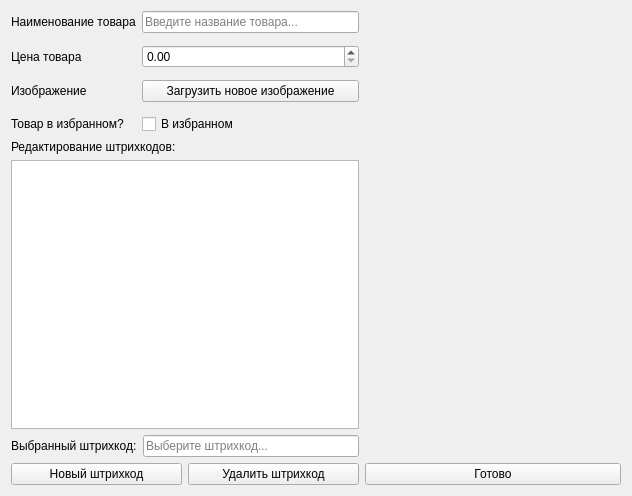
<?xml version="1.0" encoding="UTF-8"?>
<ui version="4.0">
 <class>mainWidget</class>
 <widget class="QWidget" name="mainWidget">
  <property name="windowModality">
   <enum>Qt::ApplicationModal</enum>
  </property>
  <property name="geometry">
   <rect>
    <x>0</x>
    <y>0</y>
    <width>632</width>
    <height>496</height>
   </rect>
  </property>
  <property name="windowTitle">
   <string>Редактирование товара | {ИМЯ ТОВАРА}</string>
  </property>
  <property name="windowIcon">
   <iconset resource="../../../ui/resources.qrc">
    <normaloff>:/icons/window-icon.svg</normaloff>:/icons/window-icon.svg</iconset>
  </property>
  <layout class="QGridLayout" name="gridLayout">
   <item row="1" column="3" rowspan="3">
    <widget class="QLabel" name="imageLabel">
     <property name="sizePolicy">
      <sizepolicy hsizetype="Fixed" vsizetype="Fixed">
       <horstretch>0</horstretch>
       <verstretch>0</verstretch>
      </sizepolicy>
     </property>
     <property name="minimumSize">
      <size>
       <width>256</width>
       <height>256</height>
      </size>
     </property>
     <property name="maximumSize">
      <size>
       <width>256</width>
       <height>256</height>
      </size>
     </property>
     <property name="sizeIncrement">
      <size>
       <width>256</width>
       <height>256</height>
      </size>
     </property>
     <property name="baseSize">
      <size>
       <width>256</width>
       <height>256</height>
      </size>
     </property>
     <property name="text">
      <string/>
     </property>
     <property name="pixmap">
      <pixmap resource="../../../ui/resources.qrc">:/images/no-image.png</pixmap>
     </property>
     <property name="scaledContents">
      <bool>true</bool>
     </property>
     <property name="alignment">
      <set>Qt::AlignCenter</set>
     </property>
    </widget>
   </item>
   <item row="2" column="1">
    <widget class="QLabel" name="barcodeListEdit">
     <property name="text">
      <string>Редактирование штрихкодов:</string>
     </property>
    </widget>
   </item>
   <item row="6" column="1">
    <widget class="QPushButton" name="barcodeNewButton">
     <property name="text">
      <string>Новый штрихкод</string>
     </property>
    </widget>
   </item>
   <item row="6" column="3">
    <widget class="QPushButton" name="readyButton">
     <property name="text">
      <string>Готово</string>
     </property>
    </widget>
   </item>
   <item row="6" column="2">
    <widget class="QPushButton" name="barcodeRemoveButton">
     <property name="text">
      <string>Удалить штрихкод</string>
     </property>
    </widget>
   </item>
   <item row="4" column="1" colspan="2">
    <layout class="QFormLayout" name="barcodeEditForm">
     <item row="0" column="0">
      <widget class="QLabel" name="barcodeEditLabel">
       <property name="text">
        <string>Выбранный штрихкод:</string>
       </property>
      </widget>
     </item>
     <item row="0" column="1">
      <widget class="QLineEdit" name="barcodeEdit">
       <property name="text">
        <string/>
       </property>
       <property name="placeholderText">
        <string>Выберите штрихкод...</string>
       </property>
      </widget>
     </item>
    </layout>
   </item>
   <item row="3" column="1" colspan="2">
    <widget class="QListWidget" name="barcodeList"/>
   </item>
   <item row="1" column="1" colspan="2">
    <layout class="QFormLayout" name="mainInfoForm">
     <property name="fieldGrowthPolicy">
      <enum>QFormLayout::AllNonFixedFieldsGrow</enum>
     </property>
     <property name="rowWrapPolicy">
      <enum>QFormLayout::DontWrapRows</enum>
     </property>
     <property name="labelAlignment">
      <set>Qt::AlignLeading|Qt::AlignLeft|Qt::AlignVCenter</set>
     </property>
     <property name="formAlignment">
      <set>Qt::AlignLeading|Qt::AlignLeft|Qt::AlignVCenter</set>
     </property>
     <property name="verticalSpacing">
      <number>12</number>
     </property>
     <property name="rightMargin">
      <number>0</number>
     </property>
     <item row="0" column="0">
      <widget class="QLabel" name="formNameLabel">
       <property name="text">
        <string>Наименование товара</string>
       </property>
      </widget>
     </item>
     <item row="0" column="1">
      <widget class="QLineEdit" name="formNameEdit">
       <property name="placeholderText">
        <string>Введите название товара...</string>
       </property>
      </widget>
     </item>
     <item row="1" column="0">
      <widget class="QLabel" name="formPriceLabel">
       <property name="text">
        <string>Цена товара</string>
       </property>
      </widget>
     </item>
     <item row="2" column="0">
      <widget class="QLabel" name="formImageLabel">
       <property name="text">
        <string>Изображение</string>
       </property>
      </widget>
     </item>
     <item row="2" column="1">
      <widget class="QPushButton" name="formUploadImage">
       <property name="text">
        <string>Загрузить новое изображение</string>
       </property>
      </widget>
     </item>
     <item row="1" column="1">
      <widget class="QDoubleSpinBox" name="formPriceEdit">
       <property name="maximum">
        <double>1000000000000000042420637374017961984.000000000000000</double>
       </property>
      </widget>
     </item>
     <item row="3" column="0">
      <widget class="QLabel" name="formIsFavoriteLabel">
       <property name="text">
        <string>Товар в избранном?</string>
       </property>
      </widget>
     </item>
     <item row="3" column="1">
      <widget class="QCheckBox" name="formIsFavoriteCheckbox">
       <property name="text">
        <string>В избранном</string>
       </property>
      </widget>
     </item>
    </layout>
   </item>
  </layout>
 </widget>
 <resources>
  <include location="../../../ui/resources.qrc"/>
 </resources>
 <connections/>
</ui>
